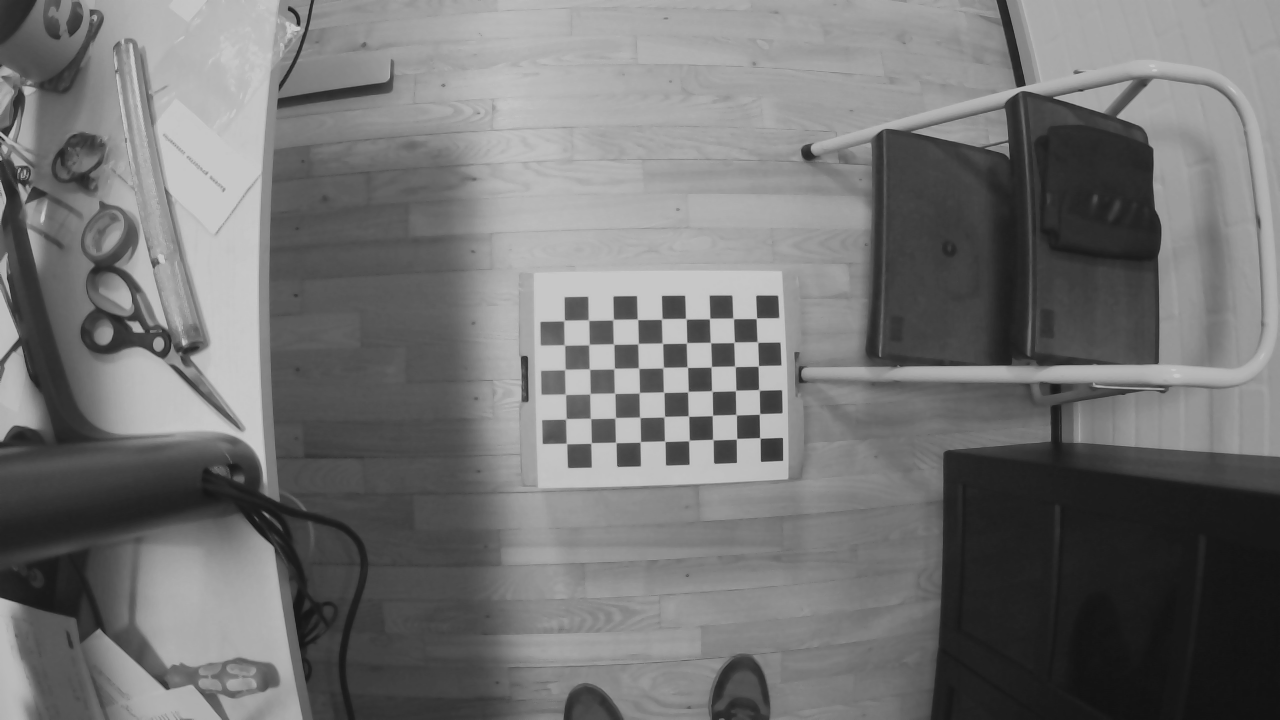
#> input picture data/calibration_images/left-0001.png, 1280 x 720 px; the run also reads 4 pictures not shown here
$ jupyter execute --allow-errors calibrate.ipynb   (older library calls are emulated)
#> lines starting #> are read from the running program, lines starting #| are printed output that depends on the picture; pictures that were not available may be replaced by others from this repository, and a replacement may not be noted
[cell 1]
import numpy as np
import cv2
import glob
import matplotlib.pyplot as plt


class Calibration:
    def __init__(self, img_path, nb_vertical, nb_horizontal):
        # setup for the calibration images
        self.PATH = img_path
        self.pattern_size = (nb_vertical, nb_horizontal)

        self.img_shape = None
        # for distorsion
        self.objpoints = []

        self.left_mtx = None
        self.left_dist = None
        self.left_roi = None
        self.left_cameramtx = None
        self.left_imgpoints = None

        self.right_mtx = None
        self.right_dist = None
        self.right_roi = None
        self.right_cameramtx = None
        self.right_imgpoints = None

        self.left_map = None
        self.right_map = None

        self.P_right = None
        self.P_left = None


    def calibrate(self, Show = False):

        #calibrate left camera
        ind = self.PATH.find("*")
        path = self.PATH[0:ind] + "left" + self.PATH[ind:]
        print(path)
        self.left_mtx, self.left_dist, self.left_roi, self.left_cameramtx, self.left_imgpoints = self._calibrate(path,Show)

        #calibrate the right camera
        path = self.PATH[0:ind] + "right" + self.PATH[ind:]
        print(path)
        self.right_mtx, self.right_dist, self.right_roi, self.right_cameramtx, self.right_imgpoints = self._calibrate(path,Show)

        #self._rectify(self.img_shape,Show)
        self._rectify2()


    def _calibrate(self, Path, Show):

        # prepare object points, like (0,0,0), (1,0,0), (2,0,0) ....,(6,5,0)
#> called with Path = 'data/calibration_images/left*.png', Show = False
        objp = np.zeros((self.pattern_size[0]*self.pattern_size[1],3), np.float32)
        objp[:,:2] = np.mgrid[0:self.pattern_size[0],0:self.pattern_size[1]].T.reshape(-1,2)

        # Arrays to store object points and image points from all the images.
        self.objpoints = [] # 3d point in real world space
        imgpoints = [] # 2d points in image plane.

        # Load the images
        images = glob.glob(Path)
        assert images

        # perform calibration for left images only
        for fname in images:
            img = cv2.imread(fname)
#> img is the input picture: shape (720, 1280, 3); min 18, max 201, mean 115.2
            gray = cv2.cvtColor(img, cv2.COLOR_BGR2GRAY)

            #Implement findChessboardCorners here
            ret, corners = cv2.findChessboardCorners(img, self.pattern_size)
#> ret = True; corners = 54 rows, first 8: [756.3, 318.3], [757.7, 342.3], [758.3, 365.8], [759, 389.9], [759.5, 414], [760, 438], [733.5, 318.6], [734, 342.3]

            # If found, add object points, image points (after refining them)
            if ret == True:
                self.objpoints.append(objp)
                imgpoints.append(corners)

        if Show == True:
            img = cv2.drawChessboardCorners(img, (self.pattern_size[0],self.pattern_size[1]), corners,ret)
            cv2.imshow('img',img)
            cv2.waitKey(0)


        h, w = img.shape[:2]
        self.img_shape = gray.shape[::-1]
        ret, mtx, dist, rvecs, tvecs = cv2.calibrateCamera(self.objpoints, imgpoints, self.img_shape, None, None)
#> ret = 1.05; mtx = [[801.4, 0, 620.3], [0, 800.8, 362.2], [0, 0, 1]]; dist = [[-0.14, -7.53, 0.00647, 4.09e-05, 49.48]]; rvecs = ([-0.0929, -0.013, 1.55], [-0.0283, -0.134, 1.61], [-0.0836, -0.0948, 1.65]); tvecs = ([5.7, -1.85, 33.12], [4.51, 0.975, 32.17], [4.65, 4.49, 31.39])
        newcameramtx, roi = cv2.getOptimalNewCameraMatrix(mtx,dist,(w,h),0,(w,h))
#> newcameramtx = [[19823.8, 0, 710.1], [0, 22823.6, 365], [0, 0, 1]]; roi = (0, 0, 1279, 719)
#> in calibrate, `self.left_mtx, self.left_dist, self.left_roi, self.left_cameramtx, sel..`: self.left_mtx = [[801.4, 0, 620.3], [0, 800.8, 362.2], [0, 0, 1]]; self.left_dist = [[-0.14, -7.53, 0.00647, 4.09e-05, 49.48]]; self.left_roi = (0, 0, 1279, 719); self.left_cameramtx has the same summary as newcameramtx in _calibrate; self.left_imgpoints = 3 items
#> call 2 of _calibrate, with Path = 'data/calibration_images/right*.png', Show = False
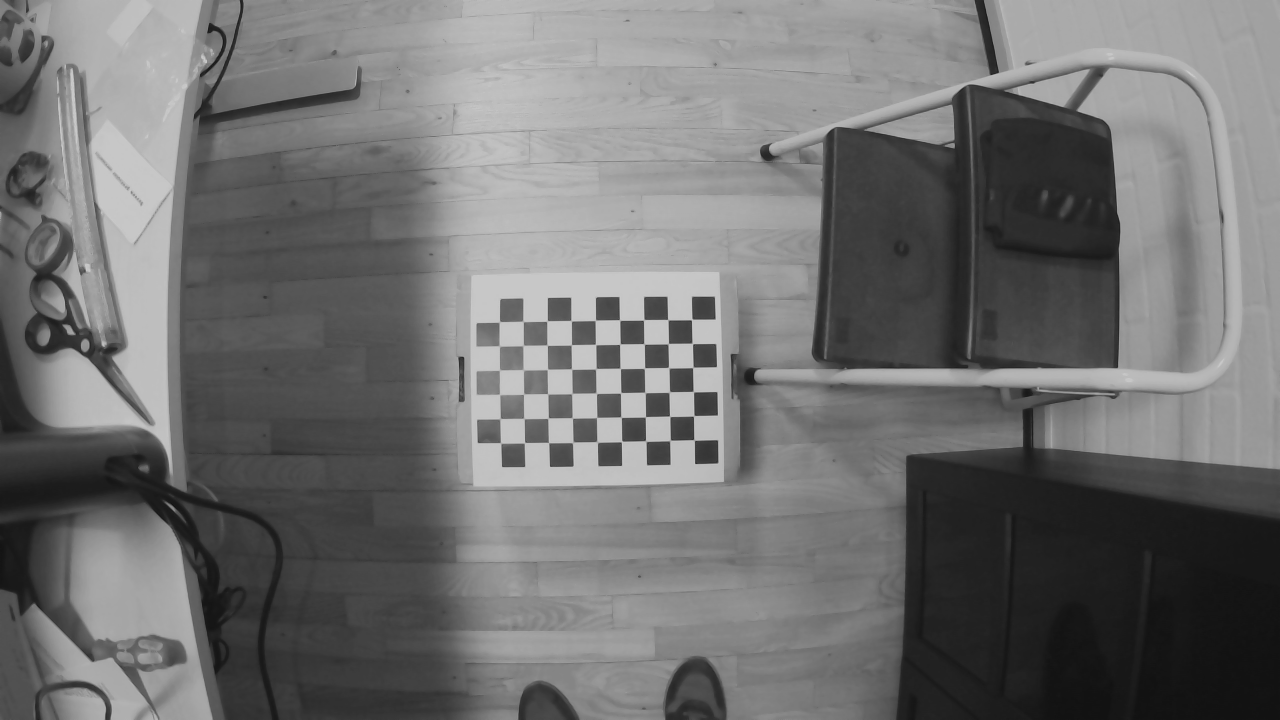
#> input picture data/calibration_images/right-0001.png, 1280 x 720 px
#> in _calibrate, img is the input picture: shape (720, 1280, 3); min 18, max 201, mean 112.4
#> in _calibrate (call 2), `ret, corners = cv2.findChessboardCorners(img, self.pattern_size)`: ret = True; corners = 54 rows, first 8: [691.7, 319.5], [692.4, 343.5], [692.7, 367.5], [693.4, 391.6], [693.8, 415.8], [694.1, 440.1], [667.8, 319.6], [668.3, 343.6]
#> in _calibrate (call 2), `ret, mtx, dist, rvecs, tvecs = cv2.calibrateCamera(self.objpoints, img..`: ret = 0.747; mtx = [[841.1, 0, 657.6], [0, 847.6, 349], [0, 0, 1]]; dist = [[-0.297, -6.33, -0.00817, -0.0193, 48.47]]; rvecs = ([-0.114, 0.0489, 1.55], [-0.0507, -0.107, 1.61]); tvecs = ([1.42, -1.23, 35.06], [0.238, 1.55, 33.9])
#> in _calibrate (call 2), `newcameramtx, roi = cv2.getOptimalNewCameraMatrix(mtx,dist,(w,h),0,(w,..`: newcameramtx = [[15830.2, 0, 545], [0, 18252.7, 355.4], [0, 0, 1]]
#> in calibrate, `self.right_mtx, self.right_dist, self.right_roi, self.right_cameramtx,..`: self.right_mtx = [[841.1, 0, 657.6], [0, 847.6, 349], [0, 0, 1]]; self.right_dist = [[-0.297, -6.33, -0.00817, -0.0193, 48.47]]; self.right_roi = (0, 0, 1279, 719); self.right_cameramtx has the same summary as newcameramtx in _calibrate; self.right_imgpoints = 2 items

        return mtx, dist, roi, newcameramtx, imgpoints

    # [35 lines left out: functions distort_img, _rectify, not called in this run]

    def _rectify2(self):
        # Load undistorted images
        img_left = cv2.imread("data/calibration_images/left-0001.png",0)
        img_right = cv2.imread("data/calibration_images/right-0001.png",0)

        # Create a sift detector
        sift = cv2.SIFT_create()

        # Find the keypoints and descriptors with SIFT
        kp_left, des_left = sift.detectAndCompute(img_left, None)
#> kp_left = 767 keypoints; strongest (x, y, size): (771, 450, 14.5), (725, 452, 15), (721, 306, 14.8), (767, 306, 14.5)
        kp_right, des_right = sift.detectAndCompute(img_right, None)
#> kp_right = 797 keypoints; strongest (x, y, size): (706, 452, 15), (703, 307, 15.1), (656, 307, 15.3), (658, 454, 15.2)
        kp_img_left = cv2.drawKeypoints(img_left, kp_left, img_left, flags=cv2.DRAW_MATCHES_FLAGS_DRAW_RICH_KEYPOINTS)
        kp_img_right = cv2.drawKeypoints(img_right, kp_right, img_right, flags=cv2.DRAW_MATCHES_FLAGS_DRAW_RICH_KEYPOINTS)

        f, (ax1, ax2) = plt.subplots(1,2, figsize=(15,15))
        ax1.imshow(kp_img_left)
        ax2.imshow(kp_img_right)
        plt.figure(figsize = (10,10))

        matches = cv2.BFMatcher().match(des_left, des_right)
#> matches = 767 matches

        # Sort them in the order of their distance (i.e. best matches first).
        matches = sorted(matches, key = lambda x:x.distance)

        nb_matches = 200

        good = []
        pts1 = []
        pts2 = []

        # Using 200 best matches
        for m in matches[:nb_matches]:
            good.append(m)
            # Extract points corresponding to matches.
            pts1.append(kp_left[m.queryIdx].pt)
            pts2.append(kp_right[m.trainIdx].pt)
#> after the loop, good = 200 matches; pts1 = 200 pairs, first value 82.4 to 1245.3, second value 13.97 to 707.4; pts2 = 200 pairs, first value 30.1 to 1209, second value 11.47 to 708.4

        pts1 = np.int32(pts1)
#> pts1 = 200 pairs, first value 82 to 1245, second value 13 to 707
        pts2 = np.int32(pts2)
#> pts2 = 200 pairs, first value 30 to 1209, second value 11 to 708

        # get fundamental matrix
        F, mask =cv2.findFundamentalMat(pts1, pts2, method=cv2.FM_RANSAC)
#> F = [[3.62e-07, 6.42e-05, -0.0236], [-5.77e-05, 2.23e-06, -0.0676], [0.0215, 0.0636, 1]]; mask = 200 values, max 1 at index 3, min 0 at index 0, mean 0.565
        print(F)
#| [[ 3.61732493e-07  6.42090754e-05 -2.36085897e-02]
#|  [-5.77477890e-05  2.23110763e-06 -6.75546396e-02]
#|  [ 2.14641139e-02  6.36007356e-02  1.00000000e+00]]

        # remove outliers
        pts1 = pts1[mask.ravel() == 1]
#> pts1 = 113 pairs, first value 82 to 1232, second value 13 to 707
        pts2 = pts2[mask.ravel() == 1]
#> pts2 = 113 pairs, first value 30 to 1203, second value 11 to 708

        E = self.left_cameramtx.T@F@self.right_cameramtx
#> E = [[113.5, 23233.3, -11.7], [-20864.4, 929.5, -2242], [10.22, 2008, -0.967]]
        R_right, _, t_right = cv2.decomposeEssentialMat(E)
#> R_right = [[-0.981, 0.0233, -0.192], [-0.0235, -1, -0.00147], [-0.192, 0.00306, 0.981]]; t_right = [-0.0861, 1.96e-05, 0.996]
        R_left = np.identity(3)
        t_left = np.zeros(shape=(3,1))
        P_left = np.hstack((self.left_cameramtx@R_left, self.left_cameramtx@t_left))
#> P_left = [[19823.8, 0, 710.1, 0], [0, 22823.6, 365, 0], [0, 0, 1, 0]]
        P_right = np.hstack((self.right_cameramtx@R_right, self.right_cameramtx@t_right))
#> P_right = [[-15635.9, 370.9, -2504.7, -820.1], [-496.8, -18246.5, 321.9, 354.5], [-0.192, 0.00306, 0.981, 0.996]]

        self.P_left = P_left
#> self.P_left has the same summary as P_left
        self.P_right = P_right
#> self.P_right has the same summary as P_right

        self.left_map= cv2.initUndistortRectifyMap(self.left_cameramtx,self.left_dist,R_left,P_left,self.img_shape,cv2.CV_32FC1)
        self.right_map = cv2.initUndistortRectifyMap(self.right_cameramtx,self.right_dist,R_right,P_right,self.img_shape,cv2.CV_32FC1)

    def _drawlines(self, img1,img2,lines,pts1,pts2):
        ''' img1 - image on which we draw the epilines for the points in img2
            lines - corresponding epilines '''
        r,c = img1.shape
        img1 = cv2.cvtColor(img1,cv2.COLOR_GRAY2BGR)
        img2 = cv2.cvtColor(img2,cv2.COLOR_GRAY2BGR)
        for r,pt1,pt2 in zip(lines,pts1,pts2):
            color = tuple(np.random.randint(0,255,3).tolist())
            x0,y0 = map(int, [0, -r[2]/r[1] ])
            x1,y1 = map(int, [c, -(r[2]+r[0]*c)/r[1] ])
            img1 = cv2.line(img1, (x0,y0), (x1,y1), color,2)
            img1 = cv2.circle(img1,tuple(pt1),5,color,-1)
            img2 = cv2.circle(img2,tuple(pt2),5,color,-1)
        return img1,img2

    def left_remap(self,img):
        dst = cv2.remap(img,self.left_map[0],self.left_map[1],cv2.INTER_NEAREST, cv2.BORDER_CONSTANT)

        x,y,w,h = self.left_roi
#> x = 0; y = 0; w = 1279; h = 719
        dst = dst[y:y+h, x:x+w]
        return dst

    def right_remap(self,img):
        dst = cv2.remap(img,self.right_map[0],self.right_map[1],cv2.INTER_NEAREST, cv2.BORDER_CONSTANT)
#> dst: shape (720, 1280, 3)

        x,y,w,h = self.right_roi
#> x = 0; y = 0; w = 1279; h = 719
        dst = dst[y:y+h, x:x+w]
#> dst: shape (719, 1279, 3)
        return dst

    def draw_epilines(self,left_img,right_img, nb_matches = 200):
#> called with nb_matches = 200
        left_img = cv2.cvtColor(left_img,cv2.COLOR_BGR2GRAY)
        right_img = cv2.cvtColor(right_img,cv2.COLOR_BGR2GRAY)

        sift = cv2.xfeatures2d.SIFT_create()
        # find the keypoints and descriptors with SIFT
        kp1, des1 = sift.detectAndCompute(left_img, None)
#> kp1 has the same summary as kp_left in _rectify2
        kp2, des2 = sift.detectAndCompute(right_img, None)
#> kp2 = 1101 keypoints; strongest (x, y, size): (701, 544, 15.1), (704, 399, 15.1), (656, 396, 15.4), (653, 543, 15.3)

        # create BFMatcher object
        bf = cv2.BFMatcher()
        # Match descriptors.
        matches = bf.match(des1,des2)
#> matches = 767 matches


        # Sort them in the order of their distance (i.e. best matches first).
        matches = sorted(matches, key = lambda x:x.distance)

        good = []
        pts1 = []
        pts2 = []

        for m in matches[:nb_matches]:
                good.append(m)
                pts1.append(kp1[m.queryIdx].pt)
                pts2.append(kp2[m.trainIdx].pt)
#> after the loop, good = 200 matches; pts1 = 200 pairs, first value 92.09 to 1243.8, second value 11.95 to 629.8; pts2 = 200 pairs, first value 45.04 to 1217.4, second value 95.18 to 708.3

        pts1 = np.int32(pts1)
#> pts1 = 200 pairs, first value 92 to 1243, second value 11 to 629
        pts2 = np.int32(pts2)
#> pts2 = 200 pairs, first value 45 to 1217, second value 95 to 708


        #Implement findFundamentalMat here:
        F, mask = cv2.findFundamentalMat(pts1,pts2,cv2.FM_8POINT)
#> F = [[-4.29e-07, -7.93e-06, 0.00434], [8.51e-06, 1.16e-06, -0.00932], [-0.00465, 0.00768, 1]]; mask = 200 values from 1 to 1

        # We select only inlier points
        pts1 = pts1[mask.ravel() == 1]
        pts2 = pts2[mask.ravel() == 1]

        # Find epilines corresponding to points in right image (second image) and
        # drawing its lines on left image
        lines1 = cv2.computeCorrespondEpilines(pts2.reshape(-1, 1, 2), 2 ,F)
#> lines1 = 200 rows, first 8: [-0.16, -0.987, 650], [0.368, 0.93, -835.9], [-0.297, 0.955, -164.5], [-0.178, 0.984, -301.2], [-0.246, 0.969, -223.6], [-0.178, 0.984, -301.2], [-0.0521, 0.999, -437.8], [-0.246, 0.969, -223.6]
        lines1 = lines1.reshape(-1, 3)
        img5, img6 = self._drawlines(left_img, right_img, lines1, pts1, pts2)
#> the loop in _drawlines, `for r,pt1,pt2 in zip(lines,pts1,pts2):` made 200 passes
#> (r, pt1, pt2, color, y0, y1) on passes 1 to 3: ([-0.16, -0.987, 650], [1214, 459], [1178, 587], (172, 47, 117), 658, 451), ([0.368, 0.93, -835.9], [935, 546], [889, 656], (192, 67, 251), 899, 392), ([-0.297, 0.955, -164.5], [762, 411], [620, 457], (195, 103, 9), 172, 570)
#> after the loop in _drawlines, `for r,pt1,pt2 in zip(lines,pts1,pts2):`:
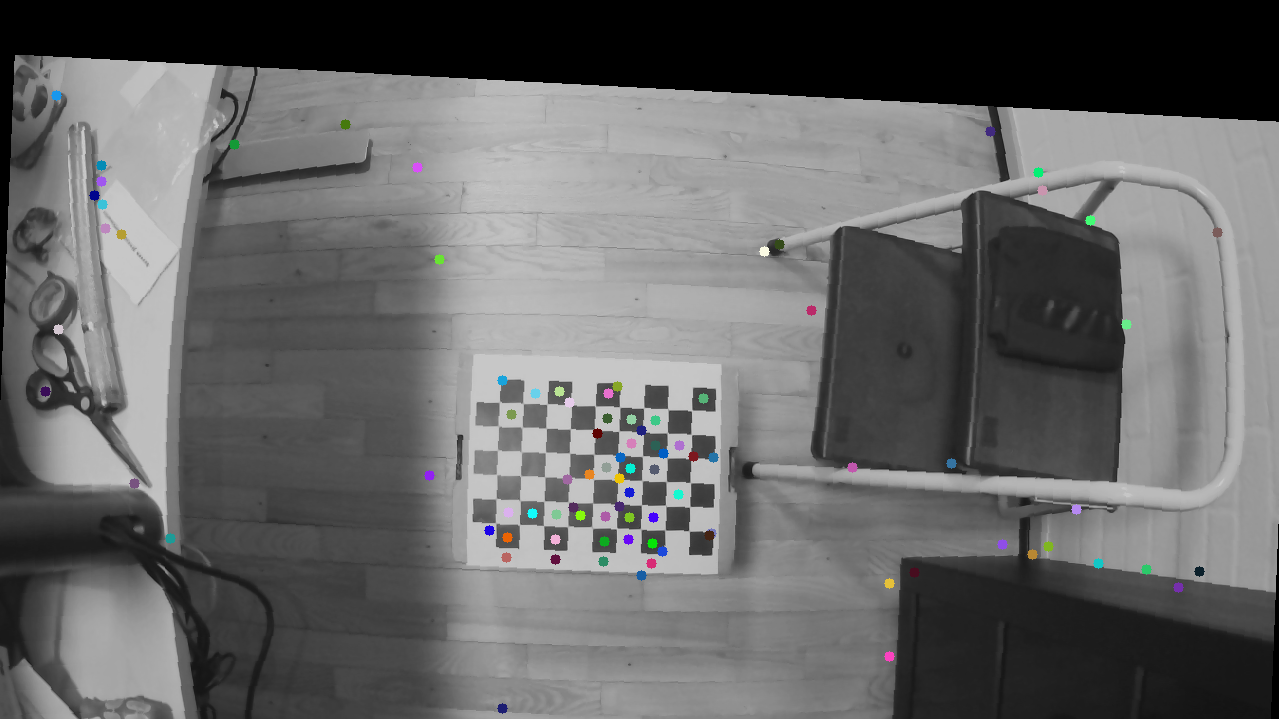
#> img2: shape (719, 1279, 3); mean B, G, R 103, 102.9, 102.8

        # Find epilines corresponding to points in left image (first image) and
        # drawing its lines on right image
        lines2 = cv2.computeCorrespondEpilines(pts1.reshape(-1, 1, 2), 1, F)
#> lines2 = 200 rows, first 8: [0.116, 0.993, -717.9], [-0.473, -0.881, 1028.3], [0.306, -0.952, 247.9], [0.146, -0.989, 438.5], [0.221, -0.975, 351.3], [0.28, -0.96, 279.4], [0.197, -0.98, 379.4], [0.146, -0.989, 438.5]
        lines2 = lines2.reshape(-1, 3)
        img3, img4 = self._drawlines(right_img, left_img, lines2, pts2, pts1)
#> the loop in _drawlines (call 2), `for r,pt1,pt2 in zip(lines,pts1,pts2):` made 200 passes
#> (r, pt1, pt2, color, y0, y1) on passes 1 to 3: ([0.116, 0.993, -717.9], [1178, 587], [1214, 459], (222, 91, 43), 722, 573), ([-0.473, -0.881, 1028.3], [889, 656], [935, 546], (63, 159, 148), 1167, 480), ([0.306, -0.952, 247.9], [620, 457], [762, 411], (198, 9, 188), 260, 670)
        fig, ax = plt.subplots(nrows=1, ncols=2, figsize=(18,18))
        ax[0].imshow(img5)
        ax[0].set_title('left image')
        ax[1].imshow(img3)
        ax[1].set_title('right image')


# [16 lines of commented-out code are left out]

[cell 2]
cali = Calibration("data/calibration_images/*.png", 6, 9)
print("-------------- Calibrating --------------")
cali.calibrate()

img_left1 = cv2.imread("data/calibration_images/left-0001.png")
img_right1 = cv2.imread("data/calibration_images/right-0001.png")
img_left2 = cv2.imread("data/calibration_images/left-0002.png")
img_right2 = cv2.imread("data/calibration_images/right-0002.png")
# cali.draw_epilines(img_left,img_right)

print("--------------- Remapping ----------------")
dst_left1 = cali.left_remap(img_left1)
dst_right1 = cali.right_remap(img_right1)
cali.draw_epilines(dst_left1,dst_right1)
plt.show()

[cell 3]
img_left1 = cv2.imread("data/conveyorImages/1585434285_381072044_Left.png")
# img_right1 = cv2.imread("data/calibration_images/right-0001.png")
img_left2 = cv2.imread("data/conveyorImages/1585434286_376712084_Left.png")
# img_right2 = cv2.imread("data/calibration_images/right-0002.png")
img_left3 = cv2.imread("data/conveyorImages/1585434287_040472031_Left.png")
# cali.draw_epilines(img_left,img_right)

# print("--------------- Remapping ----------------")
dst_left1 = cali.left_remap(img_left1)
dst_left2 = cali.left_remap(img_left2)
dst_left3 = cali.left_remap(img_left3)
# cali.draw_epilines(dst_left1,dst_right1)
gray1 = cv2.cvtColor(dst_left1,cv2.COLOR_BGR2GRAY)
gray2 = cv2.cvtColor(dst_left2,cv2.COLOR_BGR2GRAY)
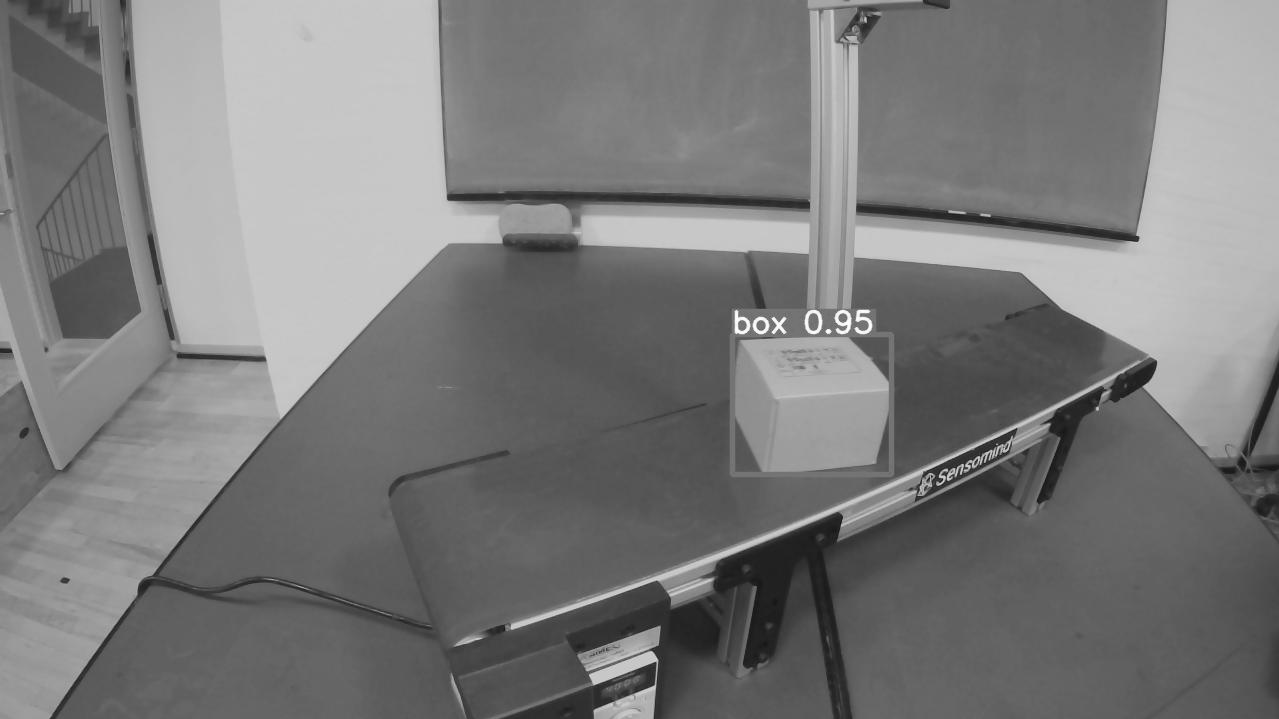
#> gray2: shape (719, 1279); min 15, max 255, mean 122.1
#> (the rest of this cell did not finish here and is left out)
